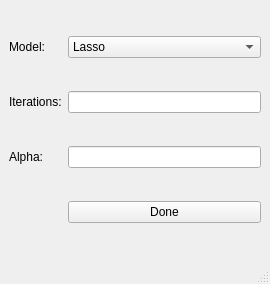
<?xml version="1.0" encoding="UTF-8"?>
<ui version="4.0">
 <class>MainWindow</class>
 <widget class="QMainWindow" name="MainWindow">
  <property name="geometry">
   <rect>
    <x>0</x>
    <y>0</y>
    <width>270</width>
    <height>284</height>
   </rect>
  </property>
  <property name="focusPolicy">
   <enum>Qt::NoFocus</enum>
  </property>
  <property name="windowTitle">
   <string>MainWindow</string>
  </property>
  <widget class="QWidget" name="centralwidget">
   <layout class="QGridLayout" name="gridLayout">
    <item row="0" column="0">
     <widget class="QLabel" name="label">
      <property name="text">
       <string>Model:</string>
      </property>
     </widget>
    </item>
    <item row="0" column="1">
     <widget class="QComboBox" name="comboBox">
      <item>
       <property name="text">
        <string>Lasso</string>
       </property>
      </item>
      <item>
       <property name="text">
        <string>Test</string>
       </property>
      </item>
      <item>
       <property name="text">
        <string/>
       </property>
      </item>
     </widget>
    </item>
    <item row="1" column="0">
     <widget class="QLabel" name="label_2">
      <property name="text">
       <string>Iterations:</string>
      </property>
     </widget>
    </item>
    <item row="1" column="1">
     <widget class="QLineEdit" name="lineEdit">
      <property name="inputMethodHints">
       <set>Qt::ImhPreferNumbers</set>
      </property>
     </widget>
    </item>
    <item row="2" column="0">
     <widget class="QLabel" name="label_3">
      <property name="text">
       <string>Alpha:</string>
      </property>
     </widget>
    </item>
    <item row="2" column="1">
     <widget class="QLineEdit" name="lineEdit_2">
      <property name="inputMethodHints">
       <set>Qt::ImhPreferNumbers</set>
      </property>
     </widget>
    </item>
    <item row="3" column="1">
     <widget class="QPushButton" name="pushButton">
      <property name="text">
       <string>Done</string>
      </property>
      <property name="default">
       <bool>false</bool>
      </property>
     </widget>
    </item>
   </layout>
  </widget>
  <widget class="QMenuBar" name="menubar">
   <property name="geometry">
    <rect>
     <x>0</x>
     <y>0</y>
     <width>270</width>
     <height>26</height>
    </rect>
   </property>
  </widget>
  <widget class="QStatusBar" name="statusbar"/>
 </widget>
 <resources/>
 <connections/>
</ui>
